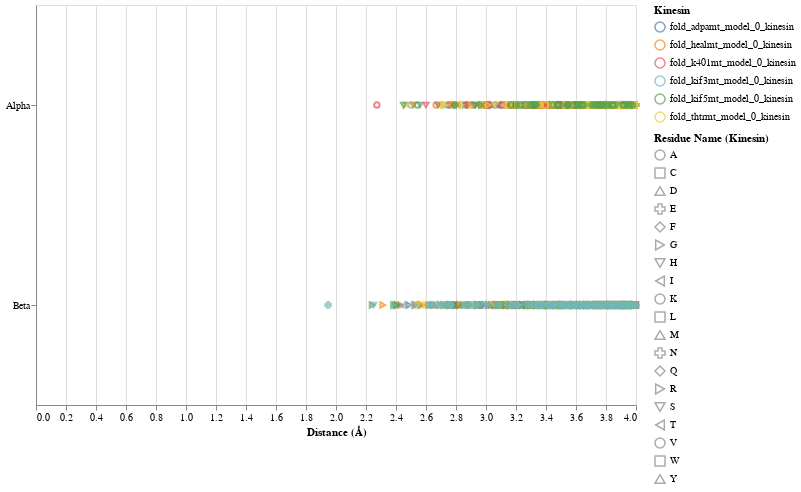

Here is the notebook cell this chart was saved with:
### Code cell
import pandas as pd
import altair as alt
import os

# Path to the directory containing the CSV files
directory_path = '/Users/jazzeruncal/git/Jazzer_surf/data/interactionsMT'

# Initialize an empty DataFrame to store all data
combined_df = pd.DataFrame()

# Process each CSV file in the directory
for filename in os.listdir(directory_path):
    if filename.endswith(".csv"):
        file_path = os.path.join(directory_path, filename)
        
        # Load the CSV file
        df = pd.read_csv(file_path)
        
        # Add a column to distinguish between the alpha and beta interactions
        if 'alpha' in filename:
            df['Type'] = 'Alpha'
        elif 'beta' in filename:
            df['Type'] = 'Beta'
        
        # Extract the Kinesin name from the filename
        kinesin_name = filename.replace('test_kinesin_', '').replace('_alpha.csv', '').replace('_beta.csv', '')
        df['Kinesin'] = kinesin_name
        
        # Append to the combined DataFrame
        combined_df = pd.concat([combined_df, df], ignore_index=True)

# Create the plot
plot = alt.Chart(combined_df).mark_point().encode(
    y=alt.Y('Type:N', title=None),
    x=alt.X('Distance (Å):Q', title='Distance (Å)'),
    color=alt.Color('Kinesin:N', legend=alt.Legend(title="Kinesin")),
    shape=alt.Shape('Residue Name 1:N', legend=alt.Legend(title="Residue Name (Kinesin)")),
    tooltip=['Residue Name 1:N', 'Residue ID 1:Q', 'Atom Name 1:N', 'Residue Name 2:N', 'Residue ID 2:Q', 'Atom Name 2:N', 'Distance (Å):Q', 'Kinesin:N']
).properties(
    height=400,
    width=600
).configure_text(
    fontWeight='bold'
)

# Display the plot
plot

### Figure 1 — Vega-Lite specification as saved in the notebook (floating-point values rounded to 4 significant figures; data arrays with more than 128 entries replaced by an {"elided": "..."} marker saying what was removed)
{"config": {"view": {"continuousWidth": 300, "continuousHeight": 300}, "text": {"fontWeight": "bold"}}, "data": {"name": "data-6a457e1b9e7cb0531a38d2c92b9f5e89"}, "mark": {"type": "point"}, "encoding": {"color": {"field": "Kinesin", "legend": {"title": "Kinesin"}, "type": "nominal"}, "shape": {"field": "Residue Name 1", "legend": {"title": "Residue Name (Kinesin)"}, "type": "nominal"}, "tooltip": [{"field": "Residue Name 1", "type": "nominal"}, {"field": "Residue ID 1", "type": "quantitative"}, {"field": "Atom Name 1", "type": "nominal"}, {"field": "Residue Name 2", "type": "nominal"}, {"field": "Residue ID 2", "type": "quantitative"}, {"field": "Atom Name 2", "type": "nominal"}, {"field": "Distance (Å)", "type": "quantitative"}, {"field": "Kinesin", "type": "nominal"}], "x": {"field": "Distance (Å)", "title": "Distance (Å)", "type": "quantitative"}, "y": {"field": "Type", "title": null, "type": "nominal"}}, "height": 400, "width": 600, "$schema": "https://vega.github.io/schema/vega-lite/v5.8.0.json", "datasets": {"data-6a457e1b9e7cb0531a38d2c92b9f5e89": {"elided": "1088 records"}}}
